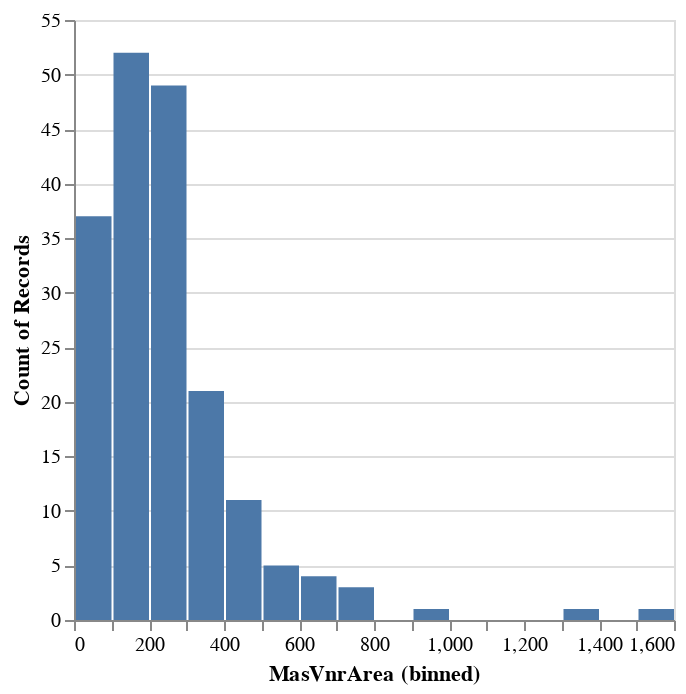

The notebook cell this image was saved under:
### Markdown cell above
Most of the values for this feature is 0.0, which could mean that most of the house does not have Masonry veneer area. To avoid skewedness of the data, we chose median to impute the value. Later, we should look at whether this feature is important or not. If not, we should consider dropping this feature all together.

### Code cell
alt.Chart(X_train_copy[X_train_copy["MasVnrArea"] != 0]).mark_bar().encode(
    x = alt.X("MasVnrArea", bin = alt.Bin(maxbins=30)) ,
    y = "count()"
)

### Figure 1 — Vega-Lite specification as saved in the notebook (floating-point values rounded to 4 significant figures; data arrays with more than 128 entries replaced by an {"elided": "..."} marker saying what was removed)
{"config": {"view": {"continuousWidth": 300, "continuousHeight": 300}}, "data": {"name": "data-0041cfcc5731786a4101cbcc748dd1e6"}, "mark": {"type": "bar"}, "encoding": {"x": {"bin": {"maxbins": 30}, "field": "MasVnrArea", "type": "quantitative"}, "y": {"aggregate": "count", "type": "quantitative"}}, "$schema": "https://vega.github.io/schema/vega-lite/v5.15.1.json", "datasets": {"data-0041cfcc5731786a4101cbcc748dd1e6": {"elided": "189 records"}}}
